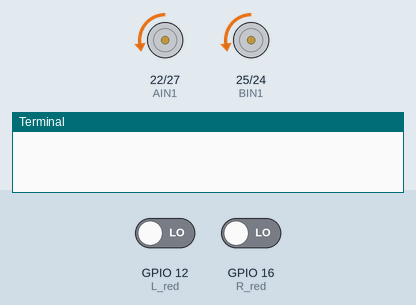
The program below on a simulated Raspberry Pi (BCM pin numbers). Shown: motor-driver pin pairs drawn as motors (green arrow = first pin HIGH = forward, orange = second pin HIGH = backward, longer = more drive, scaled by the enable pin), the last lines printed to the terminal. The test bench sets the inputs (shaded band); at power-on: GPIO 12 (L_red) LOW, GPIO 16 (R_red) LOW.

Above: at 1.2 s.
1.3 s: GPIO 12 (L_red) driven HIGH
At 2.7 s:
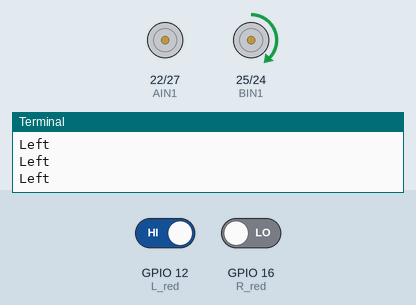
3.3 s: GPIO 16 (R_red) driven HIGH
At 3.8 s:
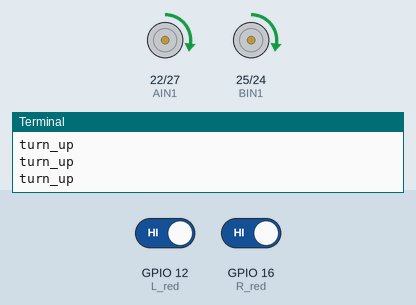
4.8 s: GPIO 12 (L_red) driven LOW
At 6.0 s:
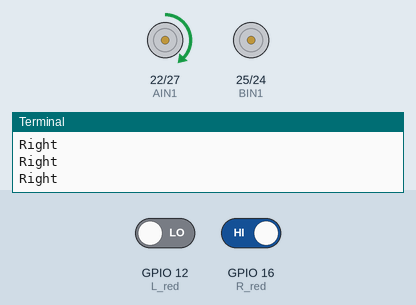
6.3 s: GPIO 16 (R_red) driven LOW
At 6.4 s:
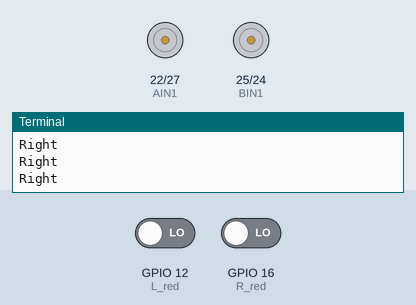
Timing chart, 0 to 10.8 s (numbered marks = the images above; inputs shaded):
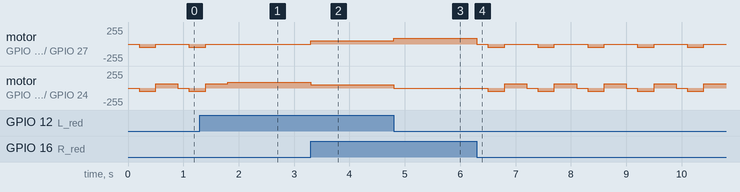

Measured:
- after the input at 1.3 s, motor on GPIO 22 (AIN1) / GPIO 27 (AIN2): goes on until 1.4 s, then stays stopped
- after the input at 3.3 s, motor on GPIO 22 (AIN1) / GPIO 27 (AIN2): stopped → forward 51/255 at once; motor on GPIO 25 (BIN1) / GPIO 24 (BIN2): forward 89/255 → forward 51/255 at once
- after the input at 4.8 s, motor on GPIO 22 (AIN1) / GPIO 27 (AIN2): forward 51/255 → forward 89/255 at once; motor on GPIO 25 (BIN1) / GPIO 24 (BIN2): forward 51/255 → stopped at once
- after the input at 6.3 s, motor on GPIO 22 (AIN1) / GPIO 27 (AIN2): forward 89/255 → stopped at once, then repeats every 0.90 s: backward 51/255 0.30 s, stopped 0.60 s; motor on GPIO 25 (BIN1) / GPIO 24 (BIN2): stopped → backward 51/255 after 0.20 s, then repeats every 0.90 s: forward 64/255 0.40 s, stopped 0.20 s, backward 51/255 0.30 s

The program:

redbizhang1.py
```python
import RPi.GPIO as GPIO
import time
import sys

GPIO.setmode(GPIO.BCM)

#定义引脚
#STBY = 10
PWMA = 18
PWMB = 23
AIN1 = 22
AIN2 = 27
BIN1 = 25
BIN2 = 24
#红外循迹/避障传感器GPIO
L_red = 12
R_red = 16
#超声波
trig=20#发射端
echo=21#接收端

#初始化
def init():
    #设置接触警告
    GPIO.setwarnings(False)
    #红外循迹传感器引脚初始化,设置为输入，接受红外信号
    GPIO.setup(L_red,GPIO.IN)
    GPIO.setup(R_red,GPIO.IN)
    #超声波
    GPIO.setup(trig,GPIO.OUT,initial=GPIO.LOW)
    GPIO.setup(echo,GPIO.IN)
    #设置 GPIO 的工作方式
    #GPIO.setup(STBY, GPIO.OUT)
    GPIO.setup(PWMA, GPIO.OUT)
    GPIO.setup(AIN1, GPIO.OUT)
    GPIO.setup(AIN2, GPIO.OUT)
    GPIO.setup(PWMB, GPIO.OUT)
    GPIO.setup(BIN1, GPIO.OUT)
    GPIO.setup(BIN2, GPIO.OUT)
    #pwma = GPIO.PWM(PWMA,100)#控制小车速度，初始设置
    #pwmb = GPIO.PWM(PWMB,100)

#基础行为方向
def turn_up(speed,t):
    L_Motor.ChangeDutyCycle(speed) #设置占空比，控制速度
    GPIO.output(AIN1,1)
    GPIO.output(AIN2,0)
    R_Motor.ChangeDutyCycle(speed) #设置占空比，控制速度
    GPIO.output(BIN1,1)
    GPIO.output(BIN2,0)
    #pwma.start(speed)
    #pwmb.start(speed)
    time.sleep(t)


def turn_down(speed,t):
    L_Motor.ChangeDutyCycle(speed) #设置占空比，控制速度
    GPIO.output(AIN2,1)
    GPIO.output(AIN1,0)
    R_Motor.ChangeDutyCycle(speed) #设置占空比，控制速度
    GPIO.output(BIN2,1)
    GPIO.output(BIN1,0)
    #pwma.start(speed)
    #pwmb.start(speed)
    time.sleep(t)


def turn_left(speed,t):
    L_Motor.ChangeDutyCycle(speed) #设置占空比，控制速度
    GPIO.output(AIN2,0)
    GPIO.output(AIN1,0)
    R_Motor.ChangeDutyCycle(speed) #设置占空比，控制速度
    GPIO.output(BIN1,1)
    GPIO.output(BIN2,0)
    #pwma.start(speed)
    #pwmb.start(speed)
    time.sleep(t)


def turn_right(speed,t):
    L_Motor.ChangeDutyCycle(speed) #设置占空比，控制速度
    GPIO.output(AIN1,1)
    GPIO.output(AIN2,0)
    R_Motor.ChangeDutyCycle(speed) #设置占空比，控制速度
    GPIO.output(BIN2,0)
    GPIO.output(BIN1,0)
    #pwma.start(speed)
    #pwmb.start(speed)
    time.sleep(t)

def turn_stop(t):
    L_Motor.ChangeDutyCycle(0) #设置占空比，控制速度
    GPIO.output(AIN1,0)
    GPIO.output(AIN2,0)
    R_Motor.ChangeDutyCycle(0) #设置占空比，控制速度
    GPIO.output(BIN1,0)
    GPIO.output(BIN2,0)
    #pwma.start(0)
    #pwmb.start(0)
    time.sleep(t)

#红外循迹函数
def track():
    while True:
    	#接收两个红外传感器的信号
        LS=GPIO.input(Lred)
        RS=GPIO.input(Rred)
        #左右两个传感器都检测到黑色，小车在赛道上，前进
        if LS==True and RS==True:
            print("前进")
            turn_up(35,0.2)
        #左边的传感器没检测到黑色，说明小车车身偏离赛道靠左，右转将小车车身向右调整
        elif LS==False and RS==True:
            print("右转")
            turn_right(35,0.2)
        #右边的传感器没检测到黑色，说明小车车身偏离赛道靠右，左转将小车车身向左调整
        elif LS==True and RS==False:
            print("左转")
            turn_left(35,0.2)
        #两个传感器都没有检测到黑色，说明小车完全偏离赛道，停止
        else:
            print("停止")
            turn_stop(0.2)

#超声波测距
def Measure():
    GPIO.output(trig,GPIO.HIGH) #给Trig发送高电平，发出触发信号
    time.sleep(0.00015) #需要至少10us的高电平信号，触发Trig测距
    GPIO.output(trig,GPIO.LOW)
    while GPIO.input(echo)!=GPIO.HIGH: #等待接收高电平
        pass
    t1=time.time() #记录信号发出的时间
    while GPIO.input(echo)==GPIO.HIGH: #接收端还没接收到信号变成低电平就循环等待（等高电平结束）
        pass
    t2=time.time() #记录接收到反馈信号的时间
    distance=(t2-t1)*340*100/2 #计算距离，单位换成cm
    return distance

#避障模块
#避障功能函数（超声波避障）
def csbbizhang():
    safe_dis=40 #设置一个安全距离
    while True:
        barrier_dis=Measure() #获取当前障碍物的距离
        print(barrier_dis,"cm")
        if (barrier_dis < safe_dis) == True:
            while (barrier_dis < safe_dis) == True:
                turn_down(25,0.3)
                barrier_dis=Measure() #获取当前障碍物的距离
                print(barrier_dis,"cm")
                turn_left(30,0.6)
                turn_up(25,0.5)
                turn_right(30,0.6)
            turn_right(35,1.2)
            #turn_right(30,0.5)
            turn_left(30,0.5)
        #turn_right(30,0.5)
        turn_up(25,0.4)
        time.sleep(0.6)

#红外避障函数
def redbizhang():
    while True:
        L_s=GPIO.input(L_red)
        R_s=GPIO.input(R_red)
        if L_s == True and R_s == True: # 高电平表示无障碍
            print("turn_up")
            turn_up(20,0)
        elif L_s == True and R_s ==False: #右边有障碍物
            print("Left")
            #turn_down(30,0)
            turn_left(35,0)
            #turn_up(20,0)
        elif L_s==False and R_s ==True:  #左边有障碍物
            print("Right")
            #turn_down(30,0)
            turn_right(35,0)
            #turn_up(20,0)
        else: #前方有障碍物或者两边都有障碍物
            turn_stop(0.2)
            turn_down(20,0.3)
            turn_left(25,0.4)
            #turn_right(20,0.3)
            #turn_up(20,0.3)

#主函数
if __name__=="__main__":
    init()
    L_Motor=GPIO.PWM(PWMA,100)
    L_Motor.start(0)
    R_Motor=GPIO.PWM(PWMB,100)
    R_Motor.start(0)
    try:
        #bizhang() #调用避障函数
        redbizhang()
    except KeyboardInterrupt:   #Ctrl+C 程序停止
        GPIO.cleanup()      #清除GPIO占用
```
